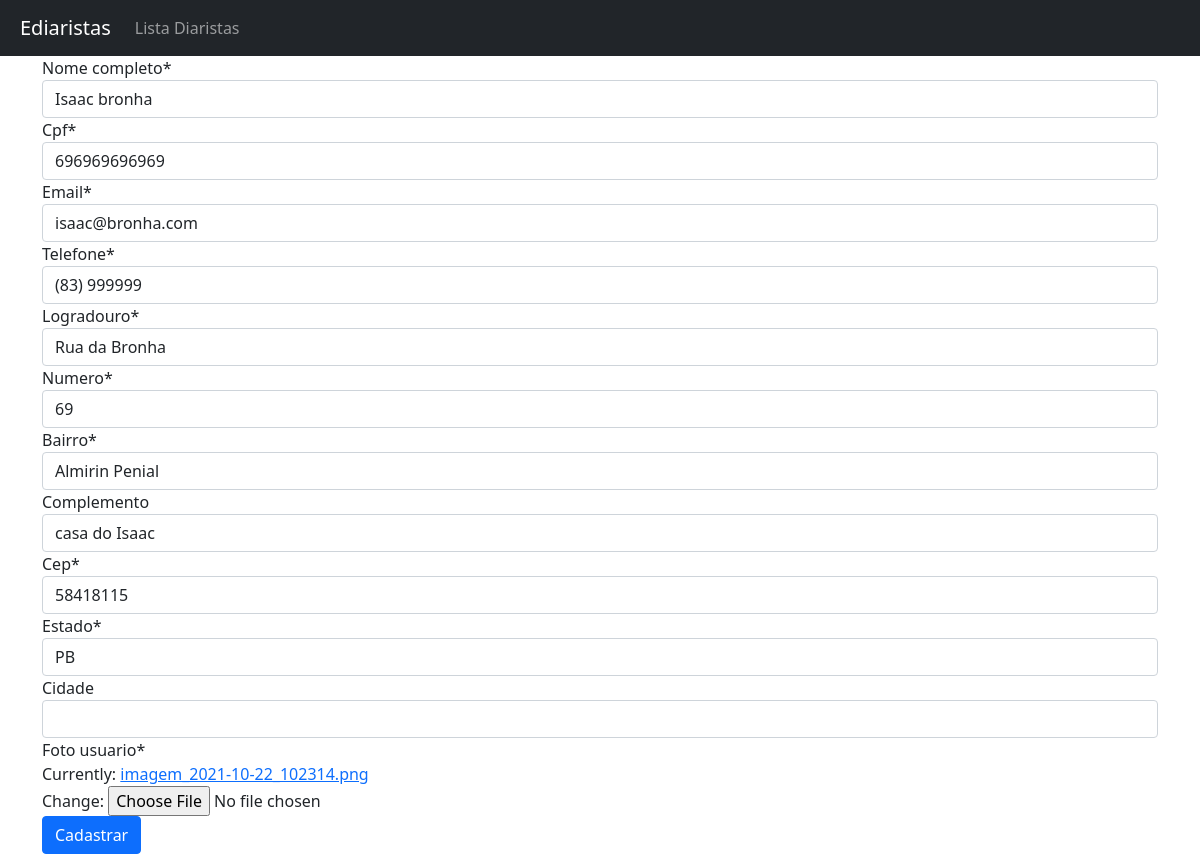
Before: /web/editar_diarista/2 with the older database file.
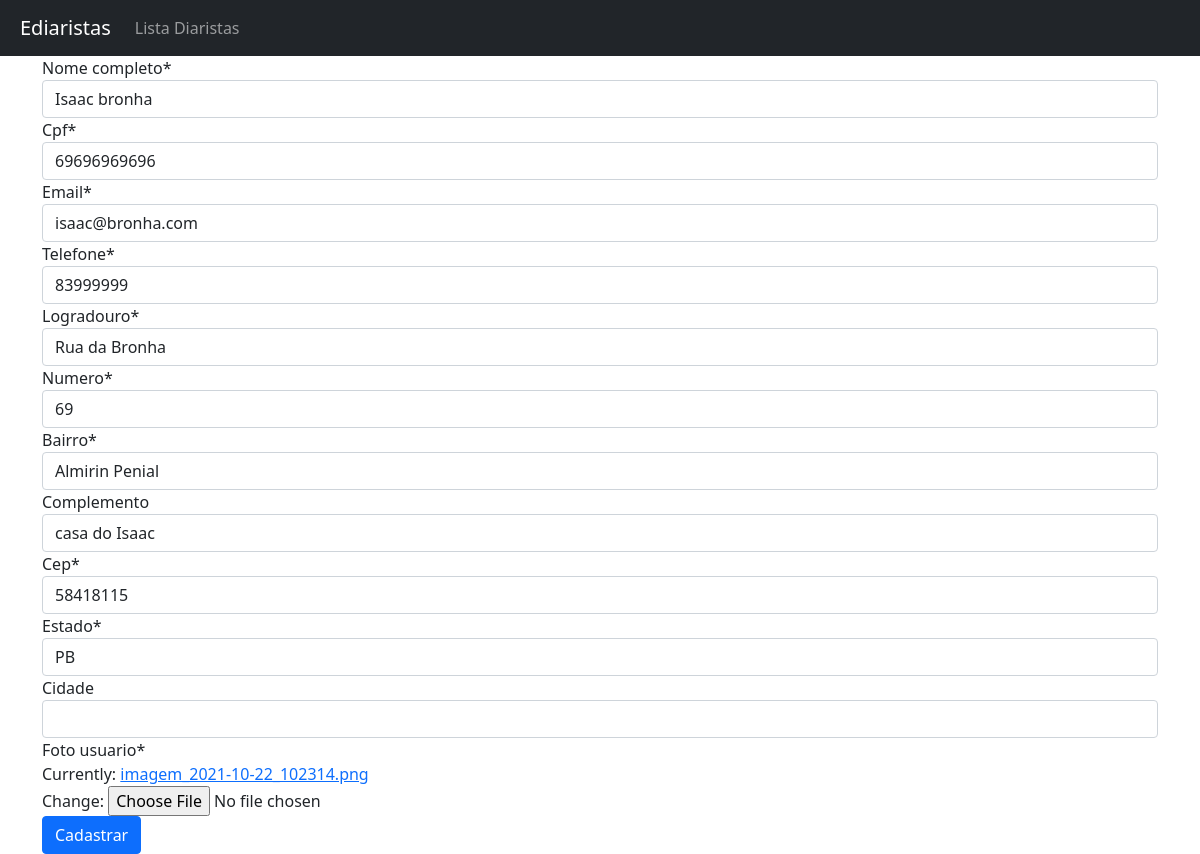
After: the same page with the newer database file.
### web/models.py (models this page shows)
class Diarista(models.Model):
    nome_completo = models.CharField(max_length=100, null=False, blank=False)
    cpf = models.CharField(max_length=11, null=False, blank=False, unique=True)
    email = models.EmailField(null=False, blank=False, unique=True)
    telefone = models.CharField(max_length=11, null=False, blank=False)
    logradouro = models.CharField(max_length=60, null=False, blank=False)
    numero = models.IntegerField(null=False, blank=False)
    bairro = models.CharField(max_length=30, null=False, blank=False)
    complemento = models.CharField(max_length=100, null=False, blank=True)
    cep = models.CharField(max_length=8, null=False, blank=False)
    estado = models.CharField(max_length=2, null=False, blank=False)
    cidade = models.CharField(max_length=30, null=False, blank=True)
    codigo_ibge = models.IntegerField(null=False, blank=False)
    foto_usuario = models.ImageField(null=False)

### web/views.py (the view)
# urls.py: path('editar_diarista/<int:id_diarista>', editar_diarista, name ='editar_diarista'),
def editar_diarista(request, id_diarista):
    diarista = Diarista.objects.get(id = id_diarista)
    if request.method == "POST":
        form_diarista = diarista_form.DiaristaForm(request.POST or None, request.FILES, instance=diarista)
        if form_diarista.is_valid():
            form_diarista.save()
            return redirect('listar_diaristas')
    else:
        form_diarista = diarista_form.DiaristaForm( instance=diarista)
    return render(request, 'forms_diarista.html',{'form_diarista': form_diarista})

### web/forms/diarista_form.py (shortened to what this page needs)
class DiaristaForm(forms.ModelForm):
    cpf = forms.CharField(widget=forms.TimeInput(attrs={'data-mask': "000.000.000-00"}))
    cep = forms.CharField(widget=forms.TimeInput(attrs={'data-mask': "00000-000"}))
    telefone = forms.CharField(widget=forms.TimeInput(attrs={'data-mask': "(00) 00000-0000"}))
    class Meta:
        model = Diarista
        exclude = ('codigo_ibge',)

### web/templates/forms_diarista.html (shortened to what this page needs)
{%extends 'base.html'%}
{% load crispy_forms_tags %}
{%block conteudo%}
<form method="post" enctype="multipart/form-data">
    {{form_diarista|crispy}}
    <button type="submit" class="btn btn-primary">Cadastrar</button>
</form>
{%endblock conteudo%}

Changed rows visible on the page:
changed Diarista "Isaac bronha": cpf "696969696969" → "69696969696"; telefone "(83) 999999" → "83999999"
